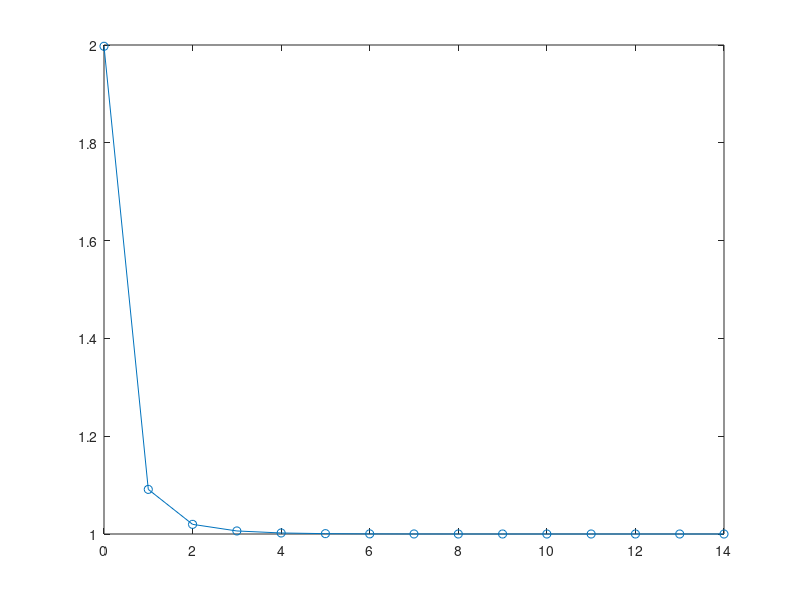

Write MATLAB code to recreate this figure.
clc
clear
close all
N = 5; mu = 0.3;
R = [1,cos(2*pi/N);cos(2*pi/N),1];
P = [0; -sin(2*pi/N)];
[V,D] = eig(R);
W_star = R^(-1)*P;
xi_min = 2-P'*W_star;
itr = 15;
xi = zeros(itr,1);
W = zeros(2,1);
for i = 0:itr-1
    V_prime = D^(-1)*(W-W_star);
    xi(i+1) = xi_min + V_prime'*(eye(2)-2*mu*D)^(2*i)*D*V_prime;
end
plot(0:itr-1,xi,'o-');
